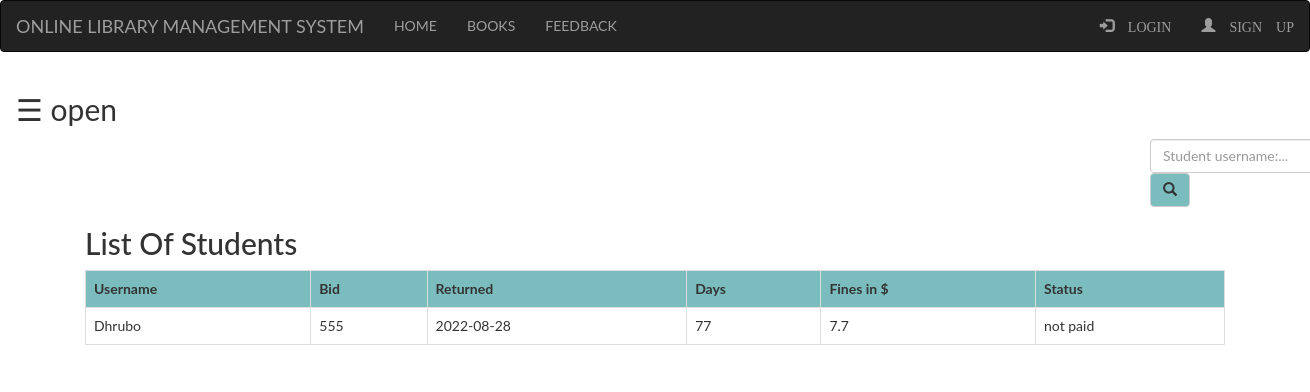
Page /library/admin/fine.php on the committed database.
### tables this page shows
CREATE TABLE `fine` (
  `username` varchar(100) NOT NULL,
  `bid` int(100) NOT NULL,
  `returned` varchar(100) NOT NULL,
  `day` int(50) NOT NULL,
  `fine` double NOT NULL,
  `status` varchar(100) NOT NULL
);

### library/admin/fine.php (the view, shortened to what this page needs)
<?php
  include "connection.php";
  include "navbar.php";
?>
<!DOCTYPE html>
<html>
<head>
</head>
<body>
	<div id="main">
		<span style="font-size:30px;cursor:pointer" onclick="openNav()">&#9776; open</span>
<div class="container">
	<div class="srch">
		<form class="navbar-form" method="post" name="form1">
				<input class="form-control" type="text" name="search" placeholder="Student username:..." required="">
				<button style="background-color: #6db6b9e6;" type="submit" name="submit" class="btn btn-default">
					<span class="glyphicon glyphicon-search"></span>
				</button>
		</form>
	</div>
	<h2>List Of Students</h2>
	<?php
		if(isset($_POST['submit']))
		{
			$q=mysqli_query($db,"SELECT * FROM `fine` WHERE `username` like '%$_POST[search]%' ");
			if(mysqli_num_rows($q)==0)
			{
				echo "Sorry! No student found. Try searching again...";
			}
			else
			{
                echo "<table class='table table-bordered table-hover' >";
                echo "<tr style='background-color: #6db6b9e6;'>";
                    echo "<th>"; echo " Username";	echo "</th>";
                    echo "<th>"; echo " Bid";  echo "</th>";
                    echo "<th>"; echo " Returned";  echo "</th>";
                    echo "<th>"; echo " Days";  echo "</th>";
                    echo "<th>"; echo " Fines in $";  echo "</th>";
                    echo "<th>"; echo " Status";  echo "</th>";
                echo "</tr>";
                while($row=mysqli_fetch_assoc($q))
                {
                    echo "<tr>";
                    echo "<td>"; echo $row['username']; echo "</td>";
                    echo "<td>"; echo $row['bid']; echo "</td>";
                    echo "<td>"; echo $row['returned']; echo "</td>";
                    echo "<td>"; echo $row['day']; echo "</td>";
                    echo "<td>"; echo $row['fine']; echo "</td>";
                    echo "<td>"; echo $row['status']; echo "</td>";
                    echo "</tr>";
                }
		echo "</table>";
			}
		}
		else
		{
			$res=mysqli_query($db,"SELECT * FROM `fine` ;");
		echo "<table class='table table-bordered table-hover' >";
			echo "<tr style='background-color: #6db6b9e6;'>";
				echo "<th>"; echo " Username";	echo "</th>";
				echo "<th>"; echo " Bid";  echo "</th>";
				echo "<th>"; echo " Returned";  echo "</th>";
				echo "<th>"; echo " Days";  echo "</th>";
				echo "<th>"; echo " Fines in $";  echo "</th>";
				echo "<th>"; echo " Status";  echo "</th>";
			echo "</tr>";
			while($row=mysqli_fetch_assoc($res))
			{
				echo "<tr>";
				echo "<td>"; echo $row['username']; echo "</td>";
				echo "<td>"; echo $row['bid']; echo "</td>";
				echo "<td>"; echo $row['returned']; echo "</td>";
				echo "<td>"; echo $row['day']; echo "</td>";
				echo "<td>"; echo $row['fine']; echo "</td>";
				echo "<td>"; echo $row['status']; echo "</td>";
				echo "</tr>";
			}
		echo "</table>";
		}
	?>
</div>
</body>
</html>

### library/admin/fine.php (style rules this page uses)
.srch { padding-left: 1050px; }
body { font-family: "Lato", sans-serif; transition: background-color .5s; }
#main { transition: margin-left .5s; padding: 16px; }

### rows in the picture
fine: username "Dhrubo", bid "555", returned "2022-08-28", day "77", fine "7.7", status "not paid"
